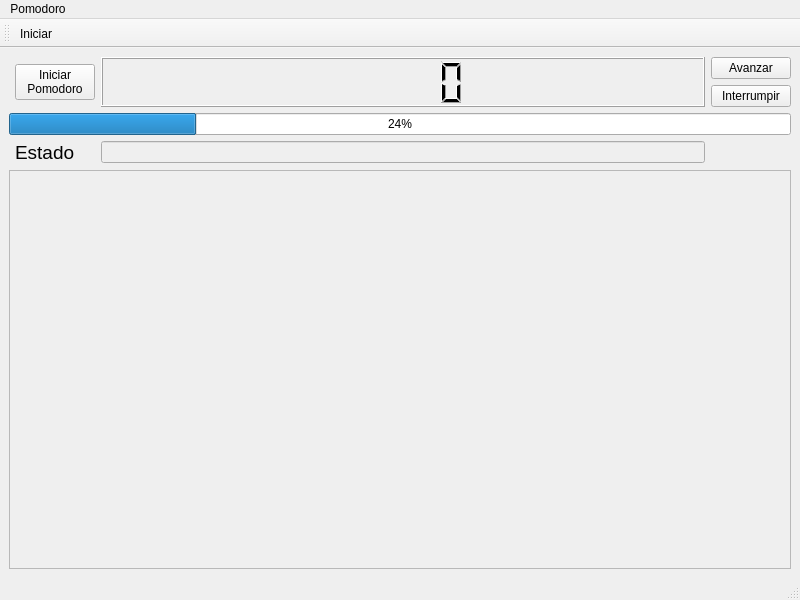
<?xml version="1.0" encoding="UTF-8"?>
<ui version="4.0">
 <class>MainWindow</class>
 <widget class="QMainWindow" name="MainWindow">
  <property name="geometry">
   <rect>
    <x>0</x>
    <y>0</y>
    <width>800</width>
    <height>600</height>
   </rect>
  </property>
  <property name="windowTitle">
   <string>PomodoroPy</string>
  </property>
  <property name="windowIcon">
   <iconset resource="icons.qrc">
    <normaloff>:/resources/icon.jpg</normaloff>:/resources/icon.jpg</iconset>
  </property>
  <widget class="QWidget" name="centralwidget">
   <layout class="QGridLayout" name="gridLayout">
    <item row="0" column="2" rowspan="2">
     <widget class="QLCDNumber" name="timer"/>
    </item>
    <item row="0" column="3">
     <widget class="QPushButton" name="nextButton">
      <property name="text">
       <string>Avanzar</string>
      </property>
     </widget>
    </item>
    <item row="1" column="3">
     <widget class="QPushButton" name="stopButton">
      <property name="text">
       <string>Interrumpir</string>
      </property>
     </widget>
    </item>
    <item row="2" column="0" colspan="4">
     <widget class="QProgressBar" name="progressBar">
      <property name="value">
       <number>24</number>
      </property>
     </widget>
    </item>
    <item row="3" column="1">
     <widget class="QLabel" name="label">
      <property name="font">
       <font>
        <pointsize>14</pointsize>
       </font>
      </property>
      <property name="text">
       <string>Estado</string>
      </property>
     </widget>
    </item>
    <item row="3" column="2">
     <widget class="QLineEdit" name="stateInfo">
      <property name="enabled">
       <bool>false</bool>
      </property>
      <property name="font">
       <font>
        <weight>75</weight>
        <bold>true</bold>
       </font>
      </property>
     </widget>
    </item>
    <item row="4" column="0" colspan="4">
     <widget class="QTextEdit" name="info">
      <property name="enabled">
       <bool>false</bool>
      </property>
     </widget>
    </item>
    <item row="0" column="1" rowspan="2">
     <widget class="QPushButton" name="startButton">
      <property name="text">
       <string>Iniciar 
Pomodoro</string>
      </property>
     </widget>
    </item>
   </layout>
  </widget>
  <widget class="QMenuBar" name="menubar">
   <property name="geometry">
    <rect>
     <x>0</x>
     <y>0</y>
     <width>800</width>
     <height>22</height>
    </rect>
   </property>
   <widget class="QMenu" name="menuPomodoro">
    <property name="title">
     <string>Pomodoro</string>
    </property>
    <addaction name="actionIniciar_Pomodoro"/>
   </widget>
   <addaction name="menuPomodoro"/>
  </widget>
  <widget class="QStatusBar" name="statusbar"/>
  <widget class="QToolBar" name="toolBar">
   <property name="windowTitle">
    <string>toolBar</string>
   </property>
   <attribute name="toolBarArea">
    <enum>TopToolBarArea</enum>
   </attribute>
   <attribute name="toolBarBreak">
    <bool>false</bool>
   </attribute>
   <addaction name="actionIniciar_Pomodoro"/>
  </widget>
  <action name="actionIniciar_Pomodoro">
   <property name="checkable">
    <bool>true</bool>
   </property>
   <property name="icon">
    <iconset resource="icons.qrc">
     <normaloff>:/resources/reinhardticons-0.10-svg/16x16/actions/run.png</normaloff>:/resources/reinhardticons-0.10-svg/16x16/actions/run.png</iconset>
   </property>
   <property name="text">
    <string>Iniciar</string>
   </property>
   <property name="toolTip">
    <string>Inicia un Proceso Pomodoro</string>
   </property>
  </action>
 </widget>
 <resources>
  <include location="icons.qrc"/>
 </resources>
 <connections/>
</ui>
